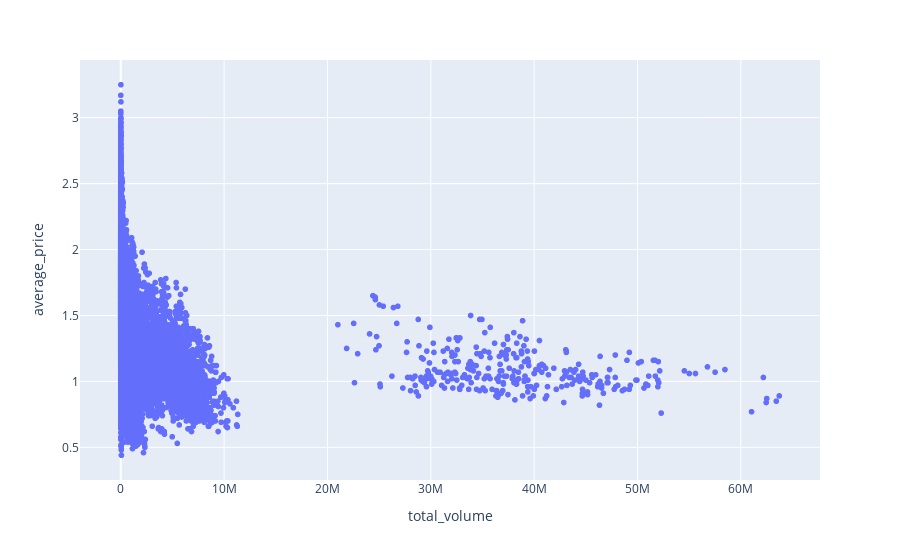

This figure's notebook cell:
### Code cell
#Create scatter plot 
fig = px.scatter(df, x='total_volume', y='average_price')
fig.show()

### Figure 1 — Plotly figure (JSON) as saved in the notebook; plotly's stock layout.template omitted (floating-point values rounded to 4 significant figures; data arrays with more than 128 entries replaced by an {"elided": "..."} marker saying what was removed)
{"data": [{"hovertemplate": "total_volume=%{x}<br>average_price=%{y}<extra></extra>", "legendgroup": "", "marker": {"color": "#636efa", "symbol": "circle"}, "mode": "markers", "name": "", "showlegend": false, "type": "scattergl", "x": {"elided": "33045 float values"}, "xaxis": "x", "y": {"elided": "33045 float values"}, "yaxis": "y"}], "layout": {"autosize": true, "legend": {"tracegroupgap": 0}, "margin": {"t": 60}, "xaxis": {"anchor": "y", "autorange": true, "domain": [0, 1], "range": [-3811000.0, 67530000.0], "title": {"text": "total_volume"}, "type": "linear"}, "yaxis": {"anchor": "x", "autorange": true, "domain": [0, 1], "range": [0.2224, 3.468], "title": {"text": "average_price"}, "type": "linear"}}}
